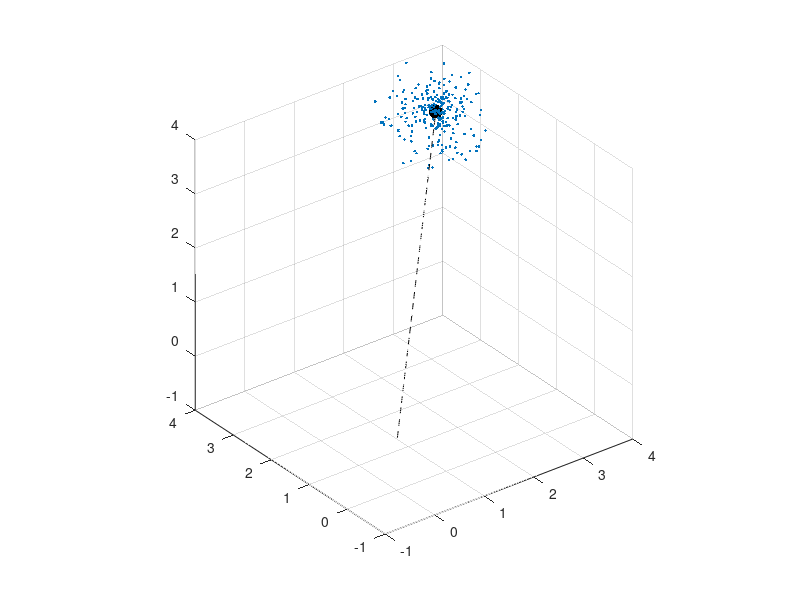
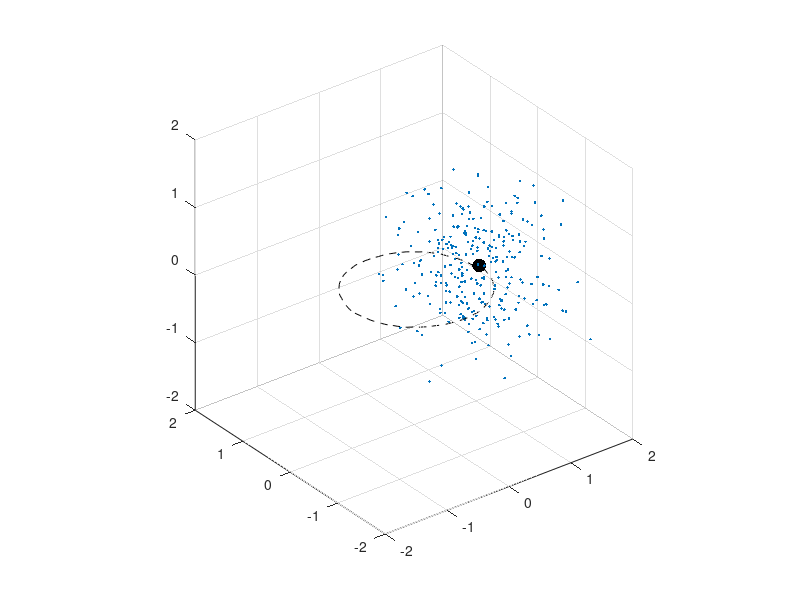

Recreate these plots in MATLAB, in order.
% Demonstration of motion of the center of mass of a collection of 
% particles in the case where there is and is not motion of particles 
% relative to the center of mass. 
%
% See Ch. 6.1.3

% Copyright (c) 2015 Dmitry Savransky (ds264@cornell.edu)

N = 300;
th = acos(rand(1,N)*2 - 1);
phi = rand(1,N)*2*pi;
r = rand(1,N);
r0 = [r.*sin(th).*cos(phi);r.*sin(th).*sin(phi);r.*cos(th)];
rG = sum(r0,2)/N;

figure(1)
clf
set(1,'Position', [100,265,560,420])
p1 = plot3(r0(1,:),r0(2,:),r0(3,:),'.');
hold on
G1 = plot3(rG(1),rG(2),rG(3),'k.','MarkerSize',30);
tr1 = plot3(rG(1),rG(2),rG(3),'k--');
hold off
axis equal
axis([-1,4,-1,4,-1,4])
grid on

figure(2)
clf
set(2,'Position', [661,265,560,420])
p2 = plot3(r0(1,:),r0(2,:),r0(3,:),'.');
hold on
G2 = plot3(rG(1),rG(2),rG(3),'k.','MarkerSize',30);
tr2 = plot3(rG(1),rG(2),rG(3),'k--');
hold off
axis equal
axis([-2,2,-2,2,-2,2])
grid on

v1 = repmat([1;1;1],1,N);
th = linspace(0,2*pi,151);
r2 = r0+repmat([cos(th(1));sin(th(1));0],1,N);
%%
for j = 1:150
    r1 = r0+v1*(j/45);
    rG1 = sum(r1,2)/N;
    set(p1,'XData',r1(1,:),'YData',r1(2,:),'ZData',r1(3,:))
    set(G1,'XData',rG1(1),'YData',rG1(2),'ZData',rG1(3))
    set(tr1,'XData',[get(tr1,'XData'),rG1(1)],...
        'YData',[get(tr1,'YData'),rG1(2)],...
        'ZData',[get(tr1,'ZData'),rG1(3)])
    
    v2 = randn(3,N);
    r2 = r2+v2/30+repmat([cos(th(j+1))-cos(th(j));sin(th(j+1))-sin(th(j));0],1,N);
    rG2 = sum(r2,2)/N;
    set(p2,'XData',r2(1,:),'YData',r2(2,:),'ZData',r2(3,:))
    set(G2,'XData',rG2(1),'YData',rG2(2),'ZData',rG2(3))
    if j == 1, set(tr2,'XData',rG2(1),'YData',rG2(2),'ZData',rG2(3)); end
    set(tr2,'XData',[get(tr2,'XData'),rG2(1)],...
        'YData',[get(tr2,'YData'),rG2(2)],...
        'ZData',[get(tr2,'ZData'),rG2(3)])
    
    pause(0.1)
end